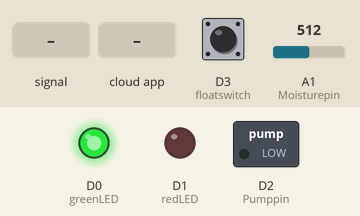
A sketch run on a simulated Arduino MKR. Parts: switched loads named in the sketch (green lamp = pin HIGH), output pins drawn as LEDs (lit = HIGH). The inputs (shaded band) are chosen by the test bench; at power-on: A1 (Moisturepin) = 512, D3 (floatswitch) HIGH. WiFi joins after 1.5 s; servers stay silent unless stated; what the sketch prints to the serial monitor is not drawn.

Above: at 4.7 s.
4.8 s: A1 (Moisturepin) fed a 200 Hz sine of ±460 counts around its level
7.8 s: A1 (Moisturepin) set to 1023
9.3 s: D3 (floatswitch) pulled LOW for 0.15 s
At 9.9 s:
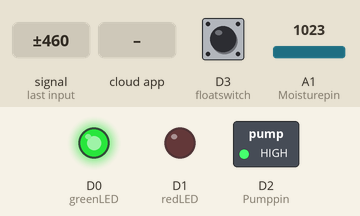
10.9 s: the phone or cloud app sets light to 1
At 11.6 s:
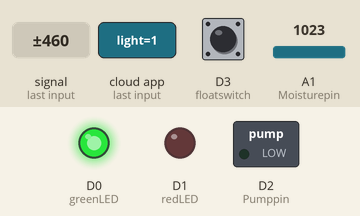
12.4 s: the phone or cloud app sets light to 0
At 12.7 s:
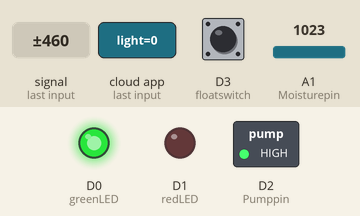
13.9 s: D3 (floatswitch) pulled LOW for 3.2 s
At 15.0 s:
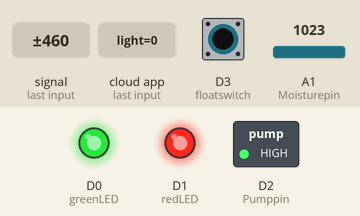
Timing chart, 0 to 18.6 s (numbered marks = the images above; inputs shaded):
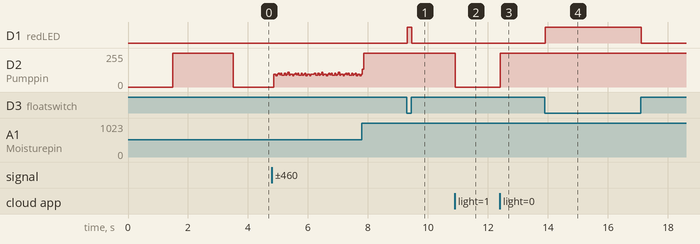

Measured:
- after the input at 9.3 s, D1 (redLED): LOW → HIGH at once, → LOW 0.15 s later
- after the input at 10.9 s, D2 (Pumppin): 255/255 → 0/255 at once
- after the input at 12.4 s, D2 (Pumppin): 0/255 → 255/255 at once
- after the input at 13.9 s, D1 (redLED): LOW → HIGH at once, → LOW 3.2 s later

The sketch:

Smart-Grow_apr10a.ino
```cpp
#include "arduino_secrets.h"
/*
  Sketch generated by the Arduino IoT Cloud Thing "Smart-Grow"
  https://create.arduino.cc/cloud/things/bfb272c6-0605-40a3-b6de-abebe909afa5

  Arduino IoT Cloud Variables description

  The following variables are automatically generated and updated when changes are made to the Thing

  String plantName;
  float moisture;
  CloudLight light;
  bool lowWater;
  bool pump;

  Variables which are marked as READ/WRITE in the Cloud Thing will also have functions
  which are called when their values are changed from the Dashboard.
  These functions are generated with the Thing and added at the end of this sketch.
*/

#include "thingProperties.h"
#include <stdio.h>


int Moisturepin= A1;
int Pumppin = 2;
float value1 = 0;
int LEDs =0;
int greenLED = 0;
int redLED = 1;
int floatswitch = 3;
int switchstate = 0;

void setup() {
  // Initialize serial and wait for port to open:
  Serial.begin(9600);
  // This delay gives the chance to wait for a Serial Monitor without blocking if none is found
  delay(1500);
  pinMode(Pumppin, OUTPUT);
  pinMode(Moisturepin,INPUT);
  pinMode(greenLED,OUTPUT);
  pinMode(redLED,OUTPUT);
  pinMode(floatswitch, INPUT_PULLUP);
  digitalWrite(Pumppin,HIGH);
  digitalWrite(greenLED,HIGH);
  digitalWrite(redLED,LOW);
  delay(500);
  //plantName = "Welcome to Smart-Grow. Please Type one of the following options, or type nothing for the default settings: \n For Basil, type 'Basil' \n For Tomatoes, type 'Tomato' \n For Succulents, type 'Succulent'";
  //Serial.println(plantName);
  // Defined in thingProperties.h
  initProperties();

  // Connect to Arduino IoT Cloud
  ArduinoCloud.begin(ArduinoIoTPreferredConnection);

  /*
     The following function allows you to obtain more information
     related to the state of network and IoT Cloud connection and errors
     the higher number the more granular information you’ll get.
     The default is 0 (only errors).
     Maximum is 4
 */
  setDebugMessageLevel(2);
  ArduinoCloud.printDebugInfo();

}

void loop() {
  ArduinoCloud.update();
  Serial.print("Moisture Level:");
  value1 = analogRead(Moisturepin);
  switchstate = digitalRead(floatswitch);
  moisture = analogRead(Moisturepin);
  Serial.println(value1);
  digitalWrite(greenLED, HIGH);

  if (switchstate == 1) {
  digitalWrite(redLED,LOW);
  lowWater = 0;
  if(LEDs == 1){
    digitalWrite(Pumppin, LOW);
    pump = 1;
  }
  else{
    pump = 0;
    if(plantName == "Basil"){
      if(value1>665.6)
      {
        digitalWrite(Pumppin,HIGH);
        pump = 0;
      }
      else
      {
        digitalWrite(Pumppin,LOW);
        pump = 1;
      }
    } else if  (plantName == "Tomato"){

      if(value1>819.2)
      {
        digitalWrite(Pumppin,HIGH);
        pump = 0;
      }
      else
      {
        digitalWrite(Pumppin,LOW);
        pump = 1;
      }
    } else if (plantName == "Succulent"){

      if(value1>204.8)
      {
        digitalWrite(Pumppin,HIGH);
        pump = 0;
      }
      else
      {
        digitalWrite(Pumppin,LOW);
        pump = 1;
      }
    } else {
      if(value1>700){
        digitalWrite(Pumppin,HIGH);
      }else{
        digitalWrite(Pumppin,LOW);
      }
    }
  }
  } else {
    digitalWrite(redLED,HIGH);
    lowWater = 1;
    digitalWrite(Pumppin,HIGH);
    pump = 0;
  }
}


/*
  Since Light is READ_WRITE variable, onLightChange() is
  executed every time a new value is received from IoT Cloud.
*/
void onLightChange()  {
  LEDs = light;

}


/*
  Since PlantName is READ_WRITE variable, onPlantNameChange() is
  executed every time a new value is received from IoT Cloud.
*/
void onPlantNameChange()  {

}
```

arduino_secrets.h
```cpp
#define SECRET_SSID ""
#define SECRET_PASS ""
```

thingProperties.h
```cpp
// Code generated by Arduino IoT Cloud, DO NOT EDIT.

#include <ArduinoIoTCloud.h>
#include <Arduino_ConnectionHandler.h>

const char SSID[]     = SECRET_SSID;    // Network SSID (name)
const char PASS[]     = SECRET_PASS;    // Network password (use for WPA, or use as key for WEP)

void onPlantNameChange();
void onLightChange();

String plantName;
float moisture;
CloudLight light;
bool lowWater;
bool pump;

void initProperties(){

  ArduinoCloud.addProperty(plantName, READWRITE, ON_CHANGE, onPlantNameChange);
  ArduinoCloud.addProperty(moisture, READ, 1 * SECONDS, NULL);
  ArduinoCloud.addProperty(light, READWRITE, ON_CHANGE, onLightChange);
  ArduinoCloud.addProperty(lowWater, READ, ON_CHANGE, NULL);
  ArduinoCloud.addProperty(pump, READ, ON_CHANGE, NULL);

}

WiFiConnectionHandler ArduinoIoTPreferredConnection(SSID, PASS);
```
